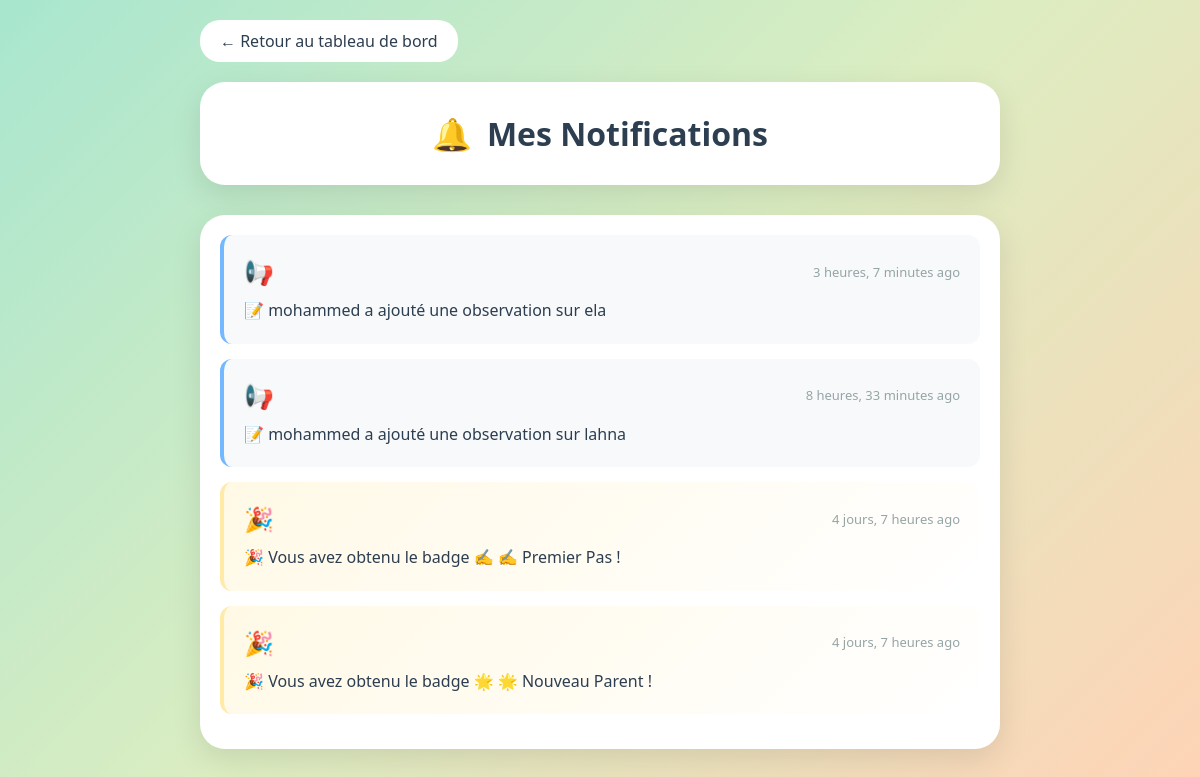
The app's page /notifications/ (signed in) with its own data.
### authen/models.py (models this page shows, shortened)
class Notification(models.Model):
    NOTIFICATION_TYPES = [
        ('reaction', '❤️ Réaction'),
        ('comment', '💬 Commentaire'),
        ('badge', '🎉 Badge'),
        ('mention', '📢 Mention'),
    ]
    user = models.ForeignKey(User, on_delete=models.CASCADE, related_name='notifications')
    notification_type = models.CharField(max_length=20, choices=NOTIFICATION_TYPES)
    message = models.TextField()
    link = models.CharField(max_length=200, blank=True)
    is_read = models.BooleanField(default=False)
    created_at = models.DateTimeField(auto_now_add=True)
    class Meta:
        verbose_name = "Notification"
        verbose_name_plural = "Notifications"
        ordering = ['-created_at']

### authen/views.py (the view)
# urls.py: path('notifications/', views.notifications_list, name='notifications'),
@login_required
def notifications_list(request):
    notifications = Notification.objects.filter(user=request.user).order_by('-created_at')[:50]
    Notification.objects.filter(user=request.user, is_read=False).update(is_read=True)
    context = {'notifications': notifications}
    return render(request, 'authen/notifications.html', context)

### authen/templates/authen/notifications.html (shortened to what this page needs)
<!DOCTYPE html>
<html lang="fr">
<head>
</head>
<body>
    <div class="container">
        <a href="/dashboard/" class="back-btn">← Retour au tableau de bord</a>
        <div class="notifications-header">
            <h1><span>🔔</span> Mes Notifications</h1>
        </div>
        <div class="notifications-list">
            {% if notifications %}
                {% for notif in notifications %}
                <a href="{% if notif.link %}{{ notif.link }}{% else %}#{% endif %}" style="text-decoration: none; color: inherit;">
                    <div class="notification-item {{ notif.notification_type }}">
                        <div class="notification-header">
                            <span class="notification-type">
                                {% if notif.notification_type == 'badge' %}
                                    🎉
                                {% elif notif.notification_type == 'reaction' %}
                                    ❤️
                                {% elif notif.notification_type == 'comment' %}
                                    💬
                                {% else %}
                                    📢
                                {% endif %}
                            </span>
                            <span class="notification-time">{{ notif.created_at|timesince }} ago</span>
                        </div>
                        <div class="notification-message">
                            {{ notif.message }}
                        </div>
                    </div>
                </a>
                {% endfor %}
            {% else %}
                <div class="no-notifications">
                    <div class="no-notifications-icon">📭</div>
                    <p style="font-size: 18px; margin-bottom: 10px;">Aucune notification</p>
                    <p>Vous serez notifié lorsque quelqu'un interagira avec vos publications !</p>
                </div>
            {% endif %}
        </div>
    </div>
</body>
</html>

### authen/templates/authen/notifications.html (style rules this page uses)
* { margin: 0; padding: 0; box-sizing: border-box; }
body { font-family: 'Segoe UI', Tahoma, Geneva, Verdana, sans-serif; background: linear-gradient(135deg, #a8e6cf 0%, #dcedc1 50%, #ffd3b6 100%); min-height: 100vh; padding: 20px; }
.container { max-width: 800px; margin: 0 auto; }
.back-btn { display: inline-block; padding: 10px 20px; background: white; border-radius: 20px; text-decoration: none; color: #2c3e50; margin-bottom: 20px; transition: all 0.3s; }
.notifications-header { background: white; border-radius: 25px; padding: 30px; box-shadow: 0 10px 30px rgba(0,0,0,0.1); text-align: center; margin-bottom: 30px; }
.notifications-header h1 { font-size: 32px; color: #2c3e50; display: flex; align-items: center; justify-content: center; gap: 15px; }
.notifications-list { background: white; border-radius: 25px; padding: 20px; box-shadow: 0 10px 30px rgba(0,0,0,0.1); }
.notification-item { background: #f8f9fa; border-left: 4px solid #74b9ff; border-radius: 12px; padding: 20px; margin-bottom: 15px; transition: all 0.3s; cursor: pointer; }
.notification-item.badge { border-left-color: #ffeaa7; background: linear-gradient(135deg, #fff9e6 0%, #fff 100%); }
.notification-header { display: flex; justify-content: space-between; align-items: center; margin-bottom: 10px; }
.notification-type { font-size: 24px; }
.notification-time { font-size: 13px; color: #95a5a6; }
.notification-message { font-size: 16px; color: #2c3e50; line-height: 1.6; }

### records on screen
Notification: created_at "3 heures, 7 minutes", message "📝 mohammed a ajouté une observation sur ela"
Notification: created_at "8 heures, 33 minutes", message "📝 mohammed a ajouté une observation sur lahna"
Notification: created_at "4 jours, 7 heures", message "🎉 Vous avez obtenu le badge ✍️ ✍️ Premier Pas !"
Notification: created_at "4 jours, 7 heures", message "🎉 Vous avez obtenu le badge 🌟 🌟 Nouveau Parent !"
